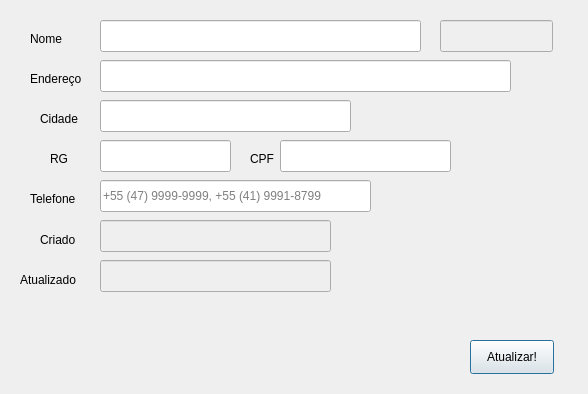
<?xml version="1.0" encoding="UTF-8"?>
<ui version="4.0">
 <class>Client_Edit</class>
 <widget class="QDialog" name="Client_Edit">
  <property name="geometry">
   <rect>
    <x>0</x>
    <y>0</y>
    <width>588</width>
    <height>394</height>
   </rect>
  </property>
  <property name="minimumSize">
   <size>
    <width>0</width>
    <height>0</height>
   </size>
  </property>
  <property name="maximumSize">
   <size>
    <width>9999</width>
    <height>9999</height>
   </size>
  </property>
  <property name="windowTitle">
   <string>Editar dados do Cliente</string>
  </property>
  <widget class="QLineEdit" name="line_Phone">
   <property name="geometry">
    <rect>
     <x>100</x>
     <y>180</y>
     <width>271</width>
     <height>32</height>
    </rect>
   </property>
   <property name="text">
    <string/>
   </property>
   <property name="maxLength">
    <number>40</number>
   </property>
   <property name="placeholderText">
    <string>+55 (47) 9999-9999, +55 (41) 9991-8799</string>
   </property>
  </widget>
  <widget class="QLabel" name="label">
   <property name="geometry">
    <rect>
     <x>30</x>
     <y>30</y>
     <width>59</width>
     <height>18</height>
    </rect>
   </property>
   <property name="text">
    <string>Nome</string>
   </property>
  </widget>
  <widget class="QLabel" name="lbl_cpf">
   <property name="geometry">
    <rect>
     <x>250</x>
     <y>150</y>
     <width>59</width>
     <height>18</height>
    </rect>
   </property>
   <property name="text">
    <string>CPF</string>
   </property>
  </widget>
  <widget class="QLabel" name="lbl_city">
   <property name="geometry">
    <rect>
     <x>40</x>
     <y>110</y>
     <width>59</width>
     <height>18</height>
    </rect>
   </property>
   <property name="text">
    <string>Cidade</string>
   </property>
  </widget>
  <widget class="QLabel" name="lbl_phone">
   <property name="geometry">
    <rect>
     <x>30</x>
     <y>190</y>
     <width>59</width>
     <height>18</height>
    </rect>
   </property>
   <property name="text">
    <string>Telefone</string>
   </property>
  </widget>
  <widget class="QLineEdit" name="line_RG">
   <property name="geometry">
    <rect>
     <x>100</x>
     <y>140</y>
     <width>131</width>
     <height>32</height>
    </rect>
   </property>
   <property name="text">
    <string/>
   </property>
   <property name="maxLength">
    <number>15</number>
   </property>
  </widget>
  <widget class="QLabel" name="lbl_feedback">
   <property name="geometry">
    <rect>
     <x>60</x>
     <y>310</y>
     <width>501</width>
     <height>18</height>
    </rect>
   </property>
   <property name="text">
    <string/>
   </property>
  </widget>
  <widget class="QLineEdit" name="line_CPF">
   <property name="geometry">
    <rect>
     <x>280</x>
     <y>140</y>
     <width>171</width>
     <height>32</height>
    </rect>
   </property>
   <property name="text">
    <string/>
   </property>
   <property name="maxLength">
    <number>20</number>
   </property>
  </widget>
  <widget class="QLabel" name="lbl_Emoticon">
   <property name="geometry">
    <rect>
     <x>500</x>
     <y>240</y>
     <width>48</width>
     <height>48</height>
    </rect>
   </property>
   <property name="minimumSize">
    <size>
     <width>48</width>
     <height>48</height>
    </size>
   </property>
   <property name="maximumSize">
    <size>
     <width>48</width>
     <height>48</height>
    </size>
   </property>
   <property name="text">
    <string/>
   </property>
  </widget>
  <widget class="QLineEdit" name="line_Address">
   <property name="geometry">
    <rect>
     <x>100</x>
     <y>60</y>
     <width>411</width>
     <height>32</height>
    </rect>
   </property>
   <property name="text">
    <string/>
   </property>
   <property name="maxLength">
    <number>50</number>
   </property>
   <property name="placeholderText">
    <string/>
   </property>
  </widget>
  <widget class="QLabel" name="lbl_RG">
   <property name="geometry">
    <rect>
     <x>50</x>
     <y>150</y>
     <width>59</width>
     <height>18</height>
    </rect>
   </property>
   <property name="text">
    <string>RG</string>
   </property>
  </widget>
  <widget class="QPushButton" name="btn_update">
   <property name="geometry">
    <rect>
     <x>470</x>
     <y>340</y>
     <width>84</width>
     <height>34</height>
    </rect>
   </property>
   <property name="sizePolicy">
    <sizepolicy hsizetype="Fixed" vsizetype="Fixed">
     <horstretch>0</horstretch>
     <verstretch>0</verstretch>
    </sizepolicy>
   </property>
   <property name="text">
    <string>Atualizar!</string>
   </property>
  </widget>
  <widget class="QLineEdit" name="line_Name">
   <property name="geometry">
    <rect>
     <x>100</x>
     <y>20</y>
     <width>321</width>
     <height>32</height>
    </rect>
   </property>
   <property name="text">
    <string/>
   </property>
   <property name="maxLength">
    <number>40</number>
   </property>
   <property name="placeholderText">
    <string/>
   </property>
  </widget>
  <widget class="QLineEdit" name="line_City">
   <property name="geometry">
    <rect>
     <x>100</x>
     <y>100</y>
     <width>251</width>
     <height>32</height>
    </rect>
   </property>
   <property name="text">
    <string/>
   </property>
   <property name="maxLength">
    <number>30</number>
   </property>
  </widget>
  <widget class="QLabel" name="lbl_adress">
   <property name="geometry">
    <rect>
     <x>30</x>
     <y>70</y>
     <width>59</width>
     <height>18</height>
    </rect>
   </property>
   <property name="text">
    <string>Endereço</string>
   </property>
  </widget>
  <widget class="QLabel" name="lbl_name">
   <property name="geometry">
    <rect>
     <x>10</x>
     <y>10</y>
     <width>48</width>
     <height>48</height>
    </rect>
   </property>
   <property name="minimumSize">
    <size>
     <width>48</width>
     <height>48</height>
    </size>
   </property>
   <property name="maximumSize">
    <size>
     <width>48</width>
     <height>48</height>
    </size>
   </property>
   <property name="text">
    <string/>
   </property>
  </widget>
  <widget class="QLineEdit" name="line_ID">
   <property name="enabled">
    <bool>false</bool>
   </property>
   <property name="geometry">
    <rect>
     <x>440</x>
     <y>20</y>
     <width>113</width>
     <height>32</height>
    </rect>
   </property>
  </widget>
  <widget class="QLineEdit" name="line_CreatedAt">
   <property name="enabled">
    <bool>false</bool>
   </property>
   <property name="geometry">
    <rect>
     <x>100</x>
     <y>220</y>
     <width>231</width>
     <height>32</height>
    </rect>
   </property>
   <property name="text">
    <string/>
   </property>
   <property name="maxLength">
    <number>40</number>
   </property>
   <property name="placeholderText">
    <string/>
   </property>
  </widget>
  <widget class="QLineEdit" name="line_UpdatedAt">
   <property name="enabled">
    <bool>false</bool>
   </property>
   <property name="geometry">
    <rect>
     <x>100</x>
     <y>260</y>
     <width>231</width>
     <height>32</height>
    </rect>
   </property>
   <property name="text">
    <string/>
   </property>
   <property name="maxLength">
    <number>40</number>
   </property>
   <property name="placeholderText">
    <string/>
   </property>
  </widget>
  <widget class="QLabel" name="lbl_created">
   <property name="geometry">
    <rect>
     <x>40</x>
     <y>230</y>
     <width>61</width>
     <height>20</height>
    </rect>
   </property>
   <property name="text">
    <string>Criado</string>
   </property>
  </widget>
  <widget class="QLabel" name="lbl_updated">
   <property name="geometry">
    <rect>
     <x>20</x>
     <y>270</y>
     <width>101</width>
     <height>20</height>
    </rect>
   </property>
   <property name="text">
    <string>Atualizado</string>
   </property>
  </widget>
 </widget>
 <tabstops>
  <tabstop>line_Name</tabstop>
  <tabstop>line_Address</tabstop>
  <tabstop>line_City</tabstop>
  <tabstop>line_RG</tabstop>
  <tabstop>line_CPF</tabstop>
  <tabstop>line_Phone</tabstop>
  <tabstop>btn_update</tabstop>
  <tabstop>line_ID</tabstop>
  <tabstop>line_CreatedAt</tabstop>
  <tabstop>line_UpdatedAt</tabstop>
 </tabstops>
 <resources/>
 <connections/>
</ui>
